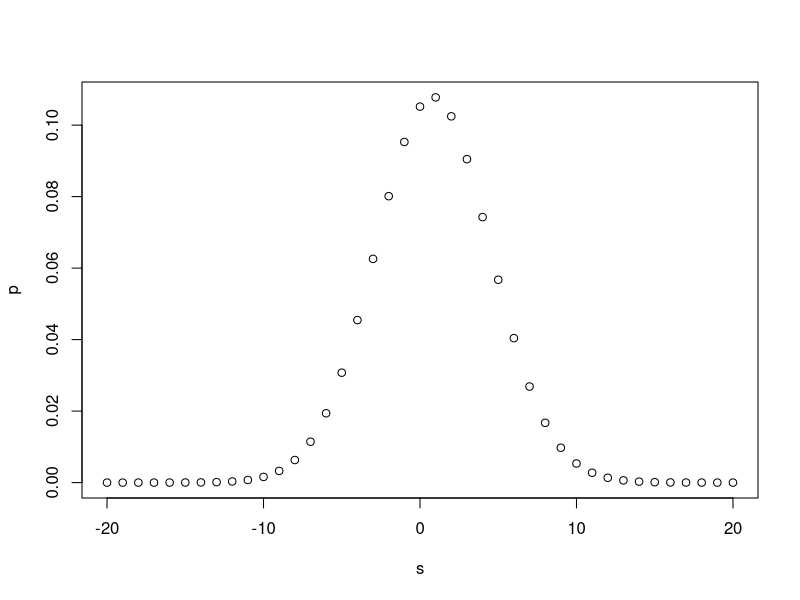

This chart was generated by the following R code: (Note: this script raises an error after producing the figure.)
## ---- chunk 1

n1 <- 1345
n2 <- 1190

(
  binom_emails <- prop.test(n1, n1+n2, correct=FALSE)
)

(
  fisher_emails <- fisher.test(matrix(c(n1, n2, n2, n1), ncol=2))
)

## ---- chunk 2
modBin <-dbinom #DR: I just do this renaming here for consistency with the rest ... but the modBin they defined was redundant

diffBin<-function(z, n1, p1, n2, p2){

  prob <- 0

  if (z>=0){
    for (i in 1:n1){
      prob <- prob + modBin(i+z, n1, p1) * modBin(i, n2, p2)
    }

  }
  else
  {
    for (i in 1:n2){
      prob<-prob+modBin(i+z, n1, p1)*modBin(i, n2, p2)
    }
  }
  return(prob)
}
## ---- chunk 3

n1 <- 1345
n2 <- 1190
d1 <- 8
d2 <- 6
z <- d1-d2


## ---- chunk 4
p1 <- (d1+d2)/(n1+n2)

p2 <- p1

(
  db_0 <- diffBin(z, n1, p1, n2, p2)
)
## ---- chunk 5

s <- seq(-10*z, 10*z)
p<-sapply(s, function(z) diffBin(z, n1, p1, n2, p2))
plot(s,p)
## ---- chunk 6

ltmag_diffBin <- function(z, n1, p1, n2, p2){
  prob <- 0
  z_n <- -z #negative value

  for (i in z_n:z){     #sum for all integer differences between observed value and its negative, inclusive
    prob <- prob + diffBin(i, n1, p1, n2, p2)
    }

  return(prob)
}
## ---- chunk 7
  (
    mag_db_0 <- ltmag_diffBin(z, n1, p1, n2, p2)
  )
## ---- chunk 8

options(scipen=999)

B <- c(1, 1.5, 2, 2.5, 3, 4, 10)

p1 <- rep((d1+d2)/(n1+n2), length(B))
p2 <- p1*B


as.list(ltmag_diffBin(z, n1, p1, n2, p2)*100) %>% format(digits=3, scientific=FALSE)


probmag <- ltmag_diffBin(z, n1, p1, n2, p2)


qplot(B, probmag, log  = "x", xlab = "True relative incidence", ylab ="Prob. of difference this small")

(
  probmag_plot <-
    ggplot() +
  aes(x=B, y=probmag) +
  geom_point() +
  scale_x_continuous(trans='log2') +
    ylim(0,.51) +
    xlab("True relative incidence rate") +
    ylab("Prob. diff. as small as obsd")

)

